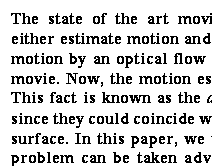
#> input picture graphics/task2/text.bmp, 212 x 166 px
$ python task3Text.py   (older library calls are emulated)
#> lines starting #> are read from the running program, lines starting #| are printed output that depends on the picture; after the words box and inside, x2 and y2 are one past the last pixel; in counts of white or black regions, pixels touching at a corner belong together
__author__ = 'home'
import cv2
import cv
import numpy as np


def main():
    img = cv2.imread("text.bmp", cv2.CV_LOAD_IMAGE_COLOR)  # Read image file
#> img is the input picture: shape (166, 212, 3); values 25 (black) and 229 (white), 82.9% white; black in thin lines or dots, all inside (x1, y1, x2, y2) = (11, 13, 212, 166)
    img = cv2.GaussianBlur(img, (3, 3), 0)
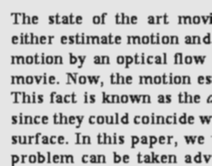
#> img: shape (166, 212, 3); min 25, max 229, mean 194.2
    img = cv2.Laplacian(img, 0)
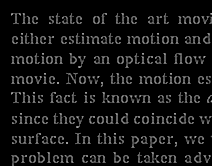
#> img: shape (166, 212, 3); min 0, max 178, mean 15.9
    cv2.threshold(img, 70, 255, cv2.THRESH_BINARY, img)
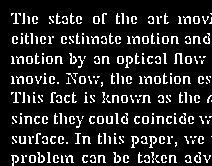
#> img: shape (166, 212, 3); 14.1% white in thin lines or dots, all inside (x1, y1, x2, y2) = (11, 13, 212, 166)
    kernel = np.ones((4, 6), np.uint8)
    img = cv2.dilate(img, kernel, iterations = 1)
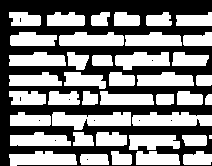
#> img: shape (166, 212, 3); 50.7% white; 11 black regions (10 under 20 px), largest, box (x1, y1, x2, y2) and area: (0, 0, 212, 166) 17346
    img = cv2.erode(img, kernel, iterations = 1)
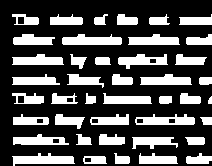
#> img: shape (166, 212, 3); 29.8% white; 42 white regions, largest, box (x1, y1, x2, y2) and area: (12, 153, 75, 166) 511, (62, 34, 122, 45) 502, (135, 114, 195, 125) 447
    gray = cv2.cvtColor(img, cv2.COLOR_BGR2GRAY)
#> gray: shape (166, 212); 29.8% white; 42 white regions
    contours, hierarchy = cv2.findContours(gray, cv2.RETR_LIST, cv2.CHAIN_APPROX_NONE)
#> contours = 52 contours, 1 with area under 20; largest, box (x1, y1, x2, y2) and area: (12, 153, 75, 166) 437, (62, 34, 122, 45) 434, (135, 114, 195, 125) 424, (118, 54, 168, 69) 378, (13, 134, 69, 145) 368


    color = (255, 255, 255)
    drawing = np.zeros(img.shape, np.uint8)
    for cnt in contours:
        cv2.drawContours(drawing, [cnt], 0, color, 0)
#> this loop made 52 passes
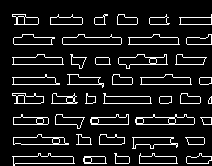
#> drawing: shape (166, 212, 3); 9.9% white in thin lines or dots, all inside (x1, y1, x2, y2) = (12, 14, 212, 166)


    drawing = cv2.cvtColor(drawing, cv2.COLOR_RGB2GRAY)
    h, w = img.shape[:2]
#> h = 166; w = 212
    outp = np.zeros((h-2, w-2), np.uint8)
    cv2.floodFill(outp, drawing, (0, 0), color)
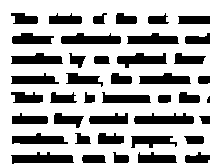
#> outp: shape (164, 210); 68.9% white; 42 black regions (1 under 20 px), largest, box (x1, y1, x2, y2) and area: (11, 152, 74, 164) 509, (61, 33, 121, 44) 502, (134, 113, 194, 124) 495

    cv2.threshold(outp, 254, 255, cv2.THRESH_BINARY_INV, outp)

    cv2.imwrite("outputTask3.jpg", outp)
    cv2.namedWindow('Display Window', cv2.WINDOW_NORMAL)        # Create window for display
    cv2.imshow('Display Window', outp)         # Show image in the window
    cv2.moveWindow('Display Window', 1, 1)
    print ("size of image: ", img.shape)      # print size of image
#| size of image:  (166, 212, 3)
    cv2.waitKey(0)                           # Wait for keystroke
    cv2.destroyAllWindows()                  # Destroy all windows

main()
